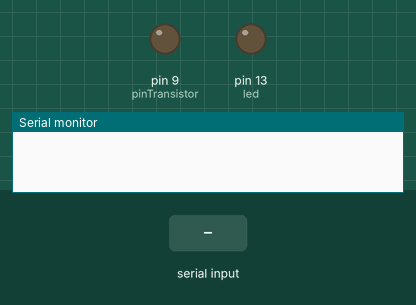
A sketch run on a simulated Arduino Uno, built with avr-gcc and run on an emulated ATmega328P. Shown: output pins drawn as LEDs (lit = HIGH), the last lines printed to the serial monitor. The inputs (shaded band) are chosen by the test bench.

Above: at 1.2 s.
1.3 s: "1" received over Serial
At 2.1 s:
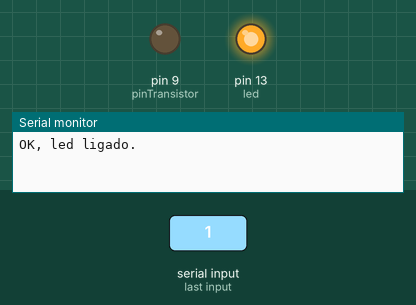
2.9 s: "7" received over Serial
At 3.3 s:
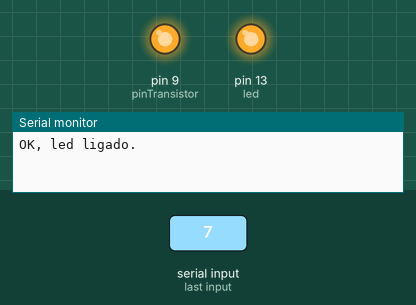
4.5 s: "0" received over Serial
At 5.7 s:
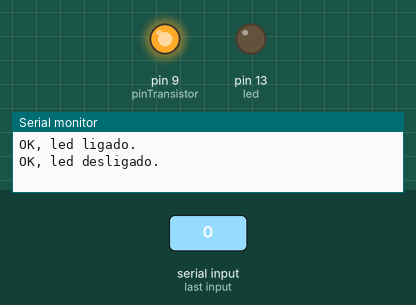
6.0 s: "6" received over Serial
At 6.9 s:
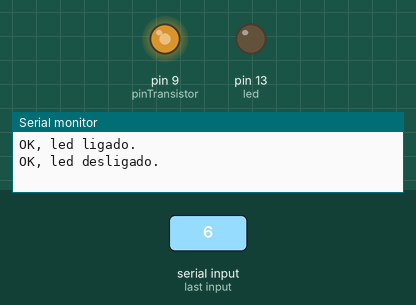
7.5 s: "5" received over Serial
At 8.0 s:
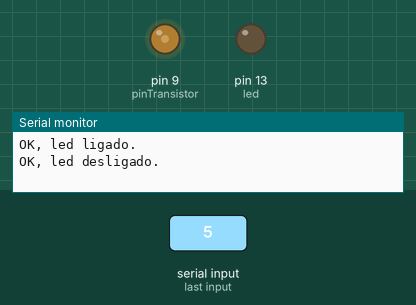
9.0 s: "7" received over Serial
At 10.4 s:
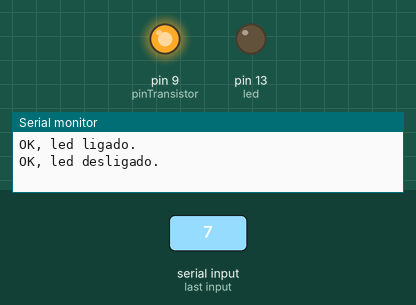
Timing chart, 0 to 11.5 s (numbered marks = the images above; inputs shaded):
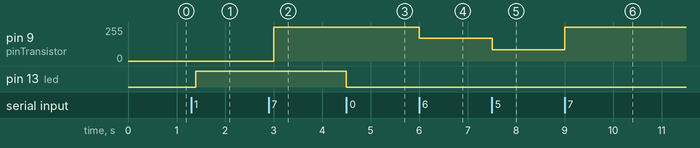

The sketch:

remotionHouse.ino
```cpp
/*
 * LEGENDA
 * 0 = LED ON
 * 1 = LED OFF
 * 2 = SENSOR ON
 * 3 = SENSOR OFF
 * 4 = MOTOR OFF
 * 5 = MOTOR 1
 * 6 = MOTOR 2
 * 7 = MOTOR 3
 */

int led = 13;
const int LM35 = A0;
float temperatura;
int caractere;
bool enviar = false;
const int pinTransistor = 9;

void setup() {
  // put your setup code here, to run once:
  Serial.begin(9600);
  pinMode(led, OUTPUT);
  pinMode(pinTransistor, OUTPUT);
}

void loop() {
  // put your main code here, to run repeatedly:
  if (enviar){
    temperatura = (float(analogRead(LM35))*5/(1023))/0.01;
    Serial.print(temperatura);
    Serial.print("~");
  }
  if (Serial.available()) {
    caractere = Serial.read();
    if(caractere == '7'){
      analogWrite(pinTransistor, 255);
     }
     if(caractere == '6'){
      analogWrite(pinTransistor, 170);
     }
     if(caractere == '5'){
      analogWrite(pinTransistor, 85);
     }
     if(caractere == '4'){
      analogWrite(pinTransistor, 0);
     }
     if(caractere == '3'){
      enviar = false;
     }
     if(caractere == '2') {
        enviar = true;
     }
     if(caractere == '1') {
       digitalWrite(led,HIGH);
       Serial.println("OK, led ligado.");
     }
     if (caractere == '0') {
       digitalWrite(led,LOW);
       Serial.println("OK, led desligado.");
     }
   }
   delay(100);
}
```

Measured:
- after the input at 1.3 s, pin 13 (led): LOW → HIGH after 0.10 s
- after the input at 2.9 s, pin 9 (pinTransistor): 0/255 → 255/255 after 0.10 s
- after the input at 4.5 s, pin 13 (led): HIGH → LOW at once
- after the input at 6.0 s, pin 9 (pinTransistor): 255/255 → 170/255 at once
- after the input at 7.5 s, pin 9 (pinTransistor): 170/255 → 85/255 at once
- after the input at 9.0 s, pin 9 (pinTransistor): 85/255 → 255/255 at once
